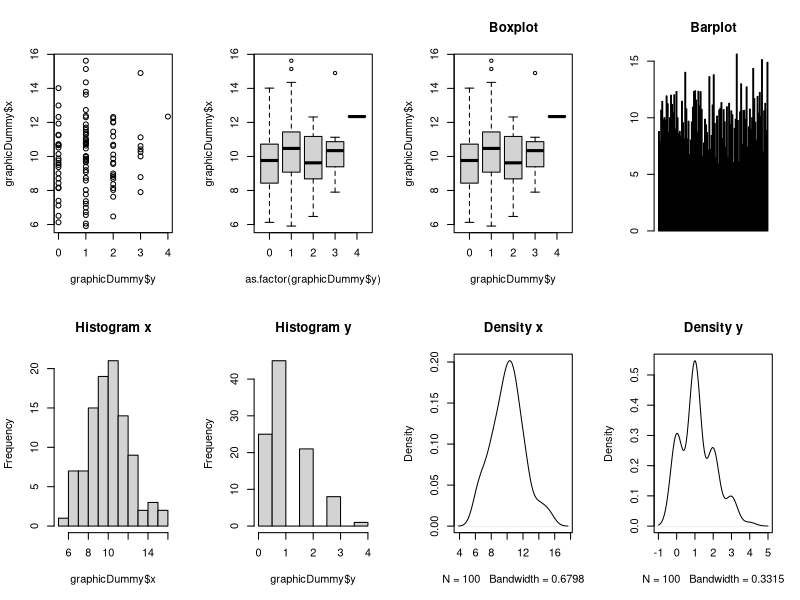
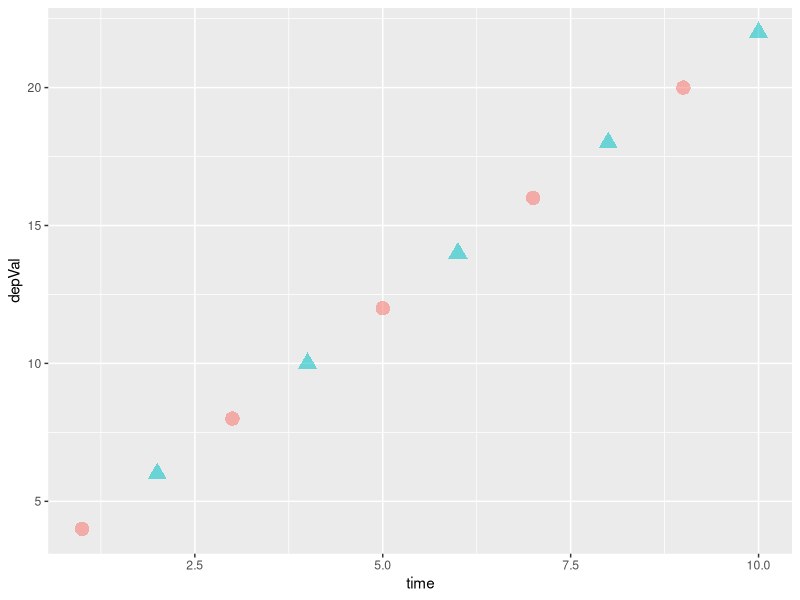
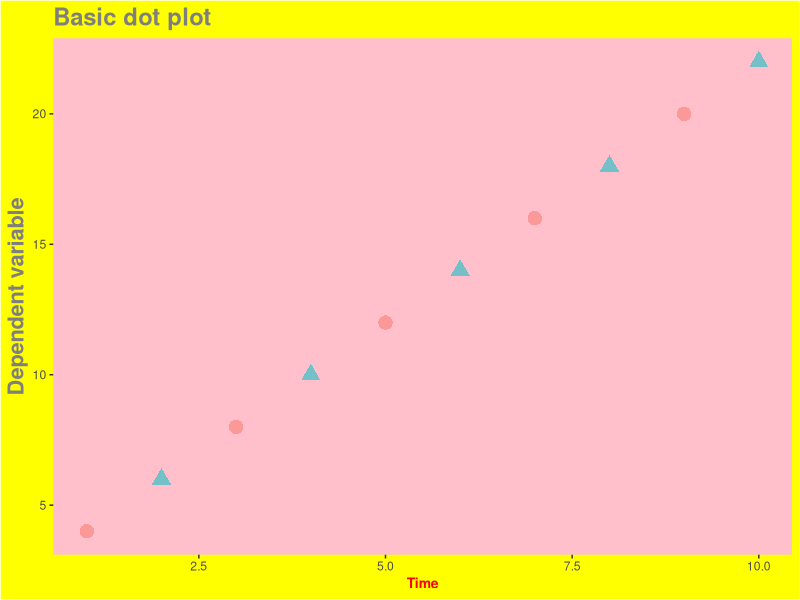
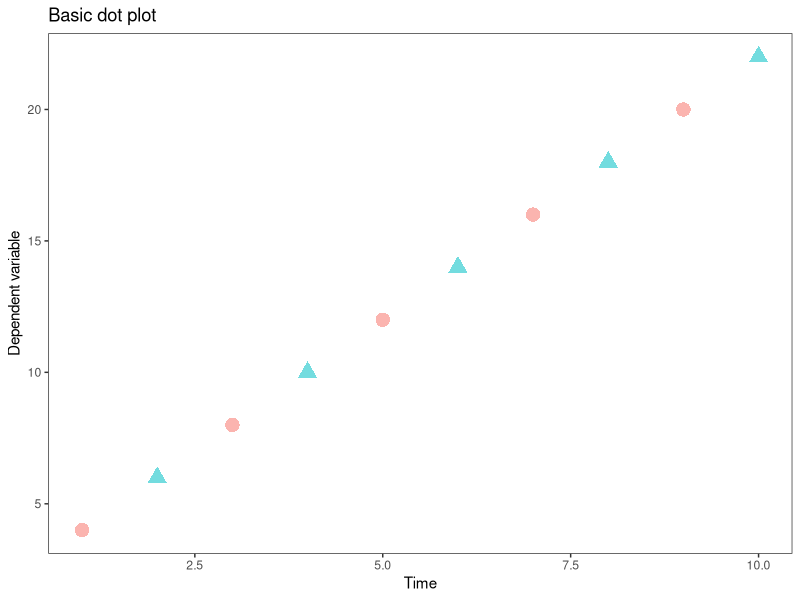
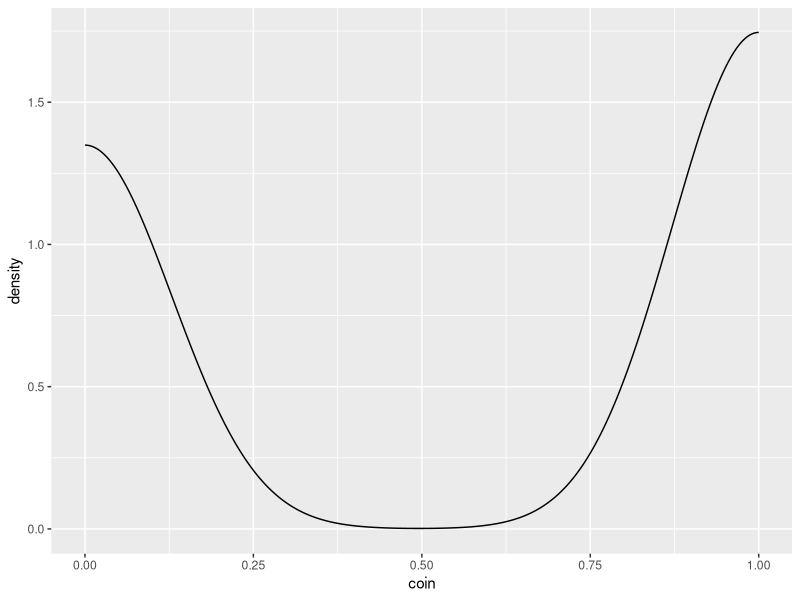
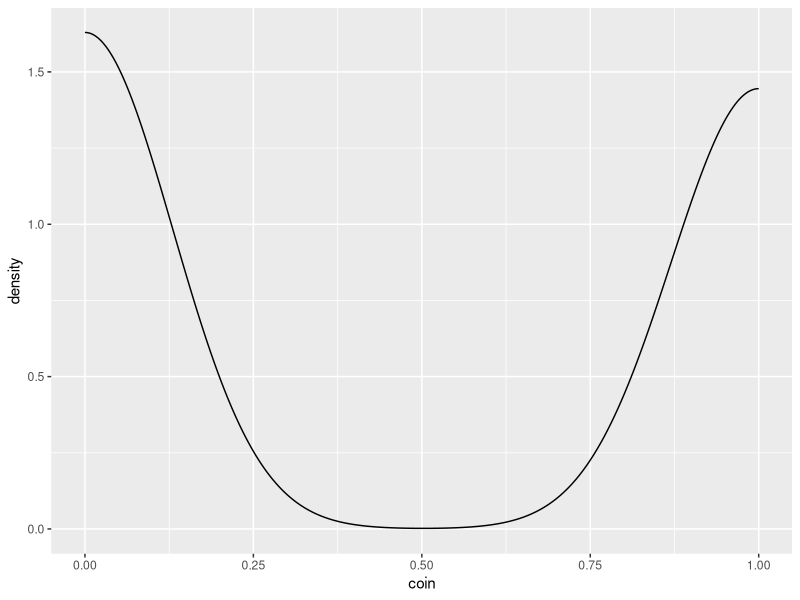
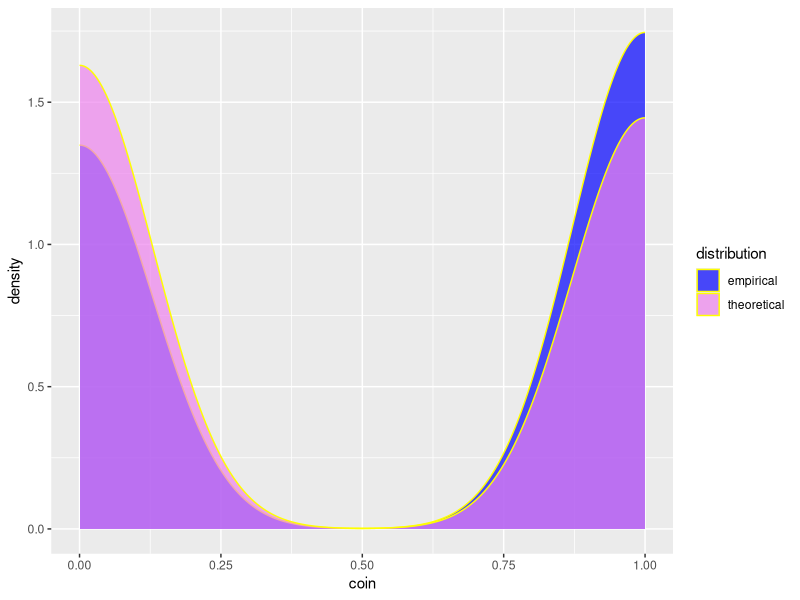
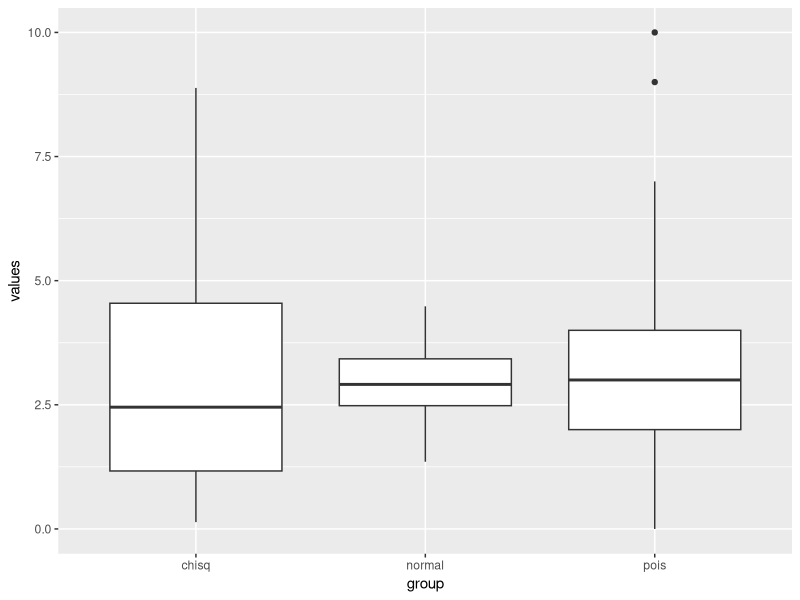

Here is the R script that generated these plots, in order:
## ---- chunk 1
library('ggplot2')
library('dplyr')
## ---- chunk 2
graphicDummy <- data.frame(x = rnorm(100, 10, 2), y = rpois(100, 1.2))
par(mfrow = c(2,4))
plot(graphicDummy$x~graphicDummy$y)
plot(graphicDummy$x~as.factor(graphicDummy$y))
boxplot(graphicDummy$x~graphicDummy$y, main = 'Boxplot')
barplot(graphicDummy$x, main = 'Barplot')
hist(graphicDummy$x, main = 'Histogram x')
hist(graphicDummy$y, main = 'Histogram y')
plot(density(graphicDummy$x), main = 'Density x')
plot(density(graphicDummy$y), main = 'Density y')
## ---- chunk 3
plotTable <- data.frame(time = 1:10,
                        depVal = c((1:10)*2)+2,
                        typeDep = rep(c('first', 'second'), times = 5))
basePlot <- ggplot(plotTable, aes(x = time, y = depVal)) +
  geom_point(aes(colour = typeDep, alpha = 0.8, shape = typeDep, size = 3.5),
             show.legend = FALSE)
basePlot
## ---- chunk 4
basePlot +
  labs(title = 'Basic dot plot', x = 'Time', y = 'Dependent variable') +
  theme(axis.title.x     = element_text(size = rel(0.7), colour = 'red'),
        axis.title.y     = element_text(size = rel(1.1)), 
        plot.background  = element_rect(fill = 'yellow'),
        panel.background = element_rect(fill = 'pink'),
        panel.grid       = element_blank(),
        title            = element_text(size = rel(1.3),
                                        colour = 'gray50',
                                        face = 'bold'))
## ---- chunk 5
basePlot +
  labs(title = 'Basic dot plot', x = 'Time', y = 'Dependent variable') +
  theme_bw() +
  theme(panel.grid = element_blank())
## ---- chunk 6
coinDensity <- data.frame(coin = c(rep(1, times = 282), rep(0, times = 218)))
ggplot(coinDensity, aes(x = coin)) + geom_density()
## ---- chunk 7
tCoinDensity <- data.frame(coin = rbinom(500, 1, 0.5))
ggplot(tCoinDensity, aes(x = coin)) + geom_density()
## ---- chunk 8
coinTest <- bind_rows(coinDensity, tCoinDensity) %>%
  bind_cols(distribution = rep(c('empirical', 'theoretical'), each = 500))
ggplot(coinTest, aes(x = coin, fill = distribution)) + 
  geom_density(alpha = 0.7, colour = 'yellow') +
  scale_fill_manual(values = c('blue', 'violet'))
## ---- chunk 9
boxGroups <- data.frame(group = rep(c('normal', 'chisq', 'pois'), each = 100),
                        values = c(rnorm(100, 3, 0.65), rchisq(100, 3), rpois(100, 3)))
ggplot(boxGroups, aes(x = group, y = values)) +
  geom_boxplot()
## ---- chunk 10
barGroups <- boxGroups
ggplot(barGroups, aes(x = group)) +
  geom_bar(stat = 'count')
## ---- chunk 11
brGroups <- boxGroups
ggplot(brGroups, aes(x = group, y = values)) +
  geom_col()
## ---- chunk 12
barGroups <- boxGroups %>% group_by(group) %>% summarise(grVal = max(values))
ggplot(barGroups, aes(x = group, y = grVal)) +
  geom_bar(stat = 'identity')
## ---- chunk 13
regVar <- c(sample(1:20, 100, replace = T))
regRes <- ((regVar * 2.6) + 0.8) + order(rnorm(100, 10, 4.25))
regDF <- data.frame(x = regVar, y = regRes)
ggplot(regDF, aes(x, y)) +
  geom_point(fill = 'yellow', colour = '#ff0099', shape = 21, stroke = 1.15) +
  geom_ribbon(stat='smooth', method = "lm", se = TRUE, 
              fill = '#990011', colour = 'yellow', alpha = 0.4,
              linetype = 3, size = 0.2) +
  geom_line(stat='smooth', method = "lm",
            colour = 'green', alpha = 1,
            linetype = 4, size = 1.15) +
  theme(panel.background = element_rect(fill = NA),
        axis.line = element_line(size = 1.15, colour = 'grey')) +
  labs(x = 'Values of X',
       y = 'y = 2.6 * x + 0.8',
       title = 'Example of regression plot') +
  annotate('text', label = 'y==2.6*x+0.8+epsilon', parse = T,
           x = 3.5, y = 135, colour = 'blue')
